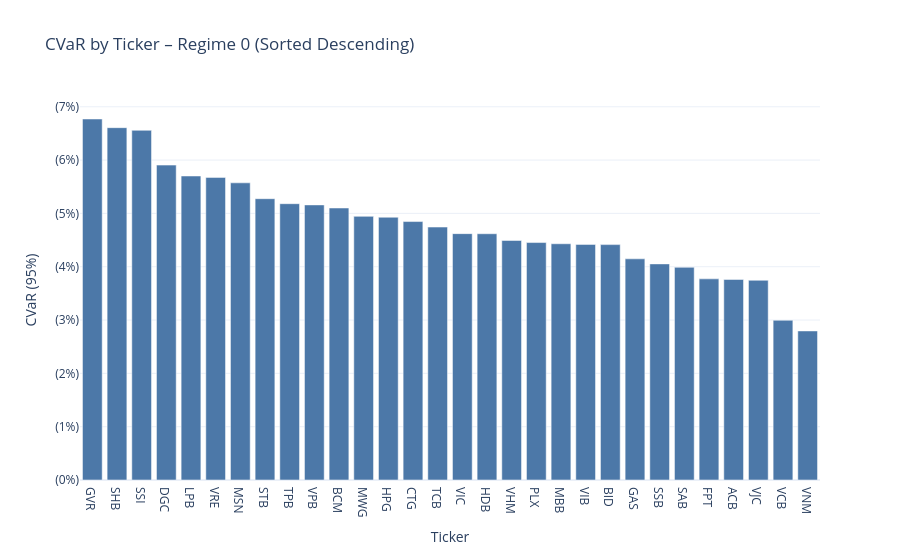
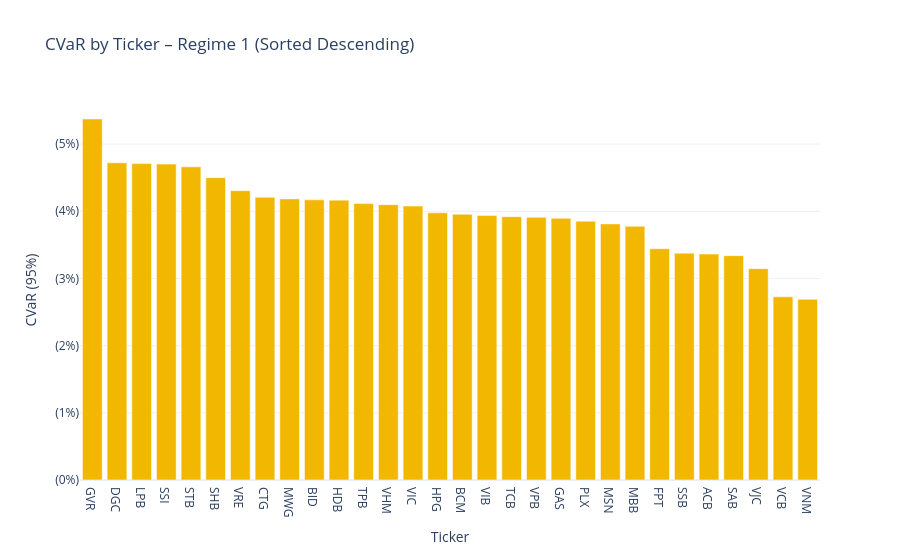
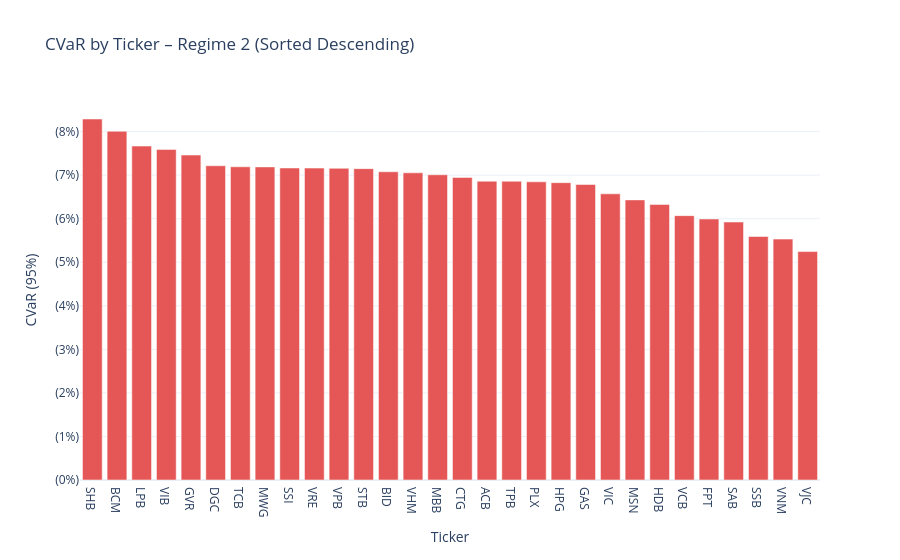

Notebook code cell kept with these figures, in order:
### Code cell
colors = {
    0: "#4C78A8",
    1: "#F2B701",
    2: "#E45756"
}

for r in cvar_pivot.columns:
    cvar_r = -cvar_pivot[r]
    cvar_r = cvar_r.sort_values(ascending=False)

    fig = go.Figure()

    fig.add_trace(
        go.Bar(
            x=cvar_r.index,
            y=cvar_r.values,
            marker_color=colors.get(r, None),
            hovertemplate=
                "Ticker=%{x}<br>"
                "CVaR="+cvar_r.map(lambda v: f"({abs(v):.2%})").values+
                "<extra></extra>"
        )
    )

    fig.update_layout(
        title=f"CVaR by Ticker – Regime {r} (Sorted Descending)",
        xaxis_title="Ticker",
        yaxis_title="CVaR (95%)",
        template="plotly_white"
    )

    fig.update_yaxes(
        tickformat=".0%",
        tickprefix="(",
        ticksuffix=")"
    )

    fig.show()

### Figure 1 — Plotly figure (JSON) as saved in the notebook; plotly's stock layout.template omitted (floating-point values rounded to 4 significant figures)
{"data": [{"hovertemplate": ["Ticker=%{x}<br>CVaR=(6.77%)<extra></extra>", "Ticker=%{x}<br>CVaR=(6.61%)<extra></extra>", "Ticker=%{x}<br>CVaR=(6.56%)<extra></extra>", "Ticker=%{x}<br>CVaR=(5.91%)<extra></extra>", "Ticker=%{x}<br>CVaR=(5.70%)<extra></extra>", "Ticker=%{x}<br>CVaR=(5.68%)<extra></extra>", "Ticker=%{x}<br>CVaR=(5.57%)<extra></extra>", "Ticker=%{x}<br>CVaR=(5.28%)<extra></extra>", "Ticker=%{x}<br>CVaR=(5.18%)<extra></extra>", "Ticker=%{x}<br>CVaR=(5.16%)<extra></extra>", "Ticker=%{x}<br>CVaR=(5.10%)<extra></extra>", "Ticker=%{x}<br>CVaR=(4.94%)<extra></extra>", "Ticker=%{x}<br>CVaR=(4.93%)<extra></extra>", "Ticker=%{x}<br>CVaR=(4.85%)<extra></extra>", "Ticker=%{x}<br>CVaR=(4.74%)<extra></extra>", "Ticker=%{x}<br>CVaR=(4.62%)<extra></extra>", "Ticker=%{x}<br>CVaR=(4.62%)<extra></extra>", "Ticker=%{x}<br>CVaR=(4.49%)<extra></extra>", "Ticker=%{x}<br>CVaR=(4.45%)<extra></extra>", "Ticker=%{x}<br>CVaR=(4.43%)<extra></extra>", "Ticker=%{x}<br>CVaR=(4.42%)<extra></extra>", "Ticker=%{x}<br>CVaR=(4.41%)<extra></extra>", "Ticker=%{x}<br>CVaR=(4.15%)<extra></extra>", "Ticker=%{x}<br>CVaR=(4.05%)<extra></extra>", "Ticker=%{x}<br>CVaR=(3.99%)<extra></extra>", "Ticker=%{x}<br>CVaR=(3.77%)<extra></extra>", "Ticker=%{x}<br>CVaR=(3.76%)<extra></extra>", "Ticker=%{x}<br>CVaR=(3.75%)<extra></extra>", "Ticker=%{x}<br>CVaR=(3.00%)<extra></extra>", "Ticker=%{x}<br>CVaR=(2.80%)<extra></extra>"], "marker": {"color": "#4C78A8"}, "type": "bar", "x": ["GVR", "SHB", "SSI", "DGC", "LPB", "VRE", "MSN", "STB", "TPB", "VPB", "BCM", "MWG", "HPG", "CTG", "TCB", "VIC", "HDB", "VHM", "PLX", "MBB", "VIB", "BID", "GAS", "SSB", "SAB", "FPT", "ACB", "VJC", "VCB", "VNM"], "y": [0.0677, 0.06608, 0.06558, 0.05906, 0.05701, 0.05675, 0.05573, 0.05276, 0.05182, 0.05159, 0.05101, 0.04945, 0.04928, 0.04847, 0.04744, 0.0462, 0.04619, 0.04492, 0.04453, 0.04431, 0.04419, 0.04415, 0.04148, 0.04053, 0.0399, 0.03772, 0.03762, 0.03746, 0.02996, 0.02795]}], "layout": {"title": {"text": "CVaR by Ticker – Regime 0 (Sorted Descending)"}, "xaxis": {"title": {"text": "Ticker"}}, "yaxis": {"tickformat": ".0%", "tickprefix": "(", "ticksuffix": ")", "title": {"text": "CVaR (95%)"}}}}

### Figure 2 — Plotly figure (JSON) as saved in the notebook; plotly's stock layout.template omitted (floating-point values rounded to 4 significant figures)
{"data": [{"hovertemplate": ["Ticker=%{x}<br>CVaR=(5.37%)<extra></extra>", "Ticker=%{x}<br>CVaR=(4.72%)<extra></extra>", "Ticker=%{x}<br>CVaR=(4.71%)<extra></extra>", "Ticker=%{x}<br>CVaR=(4.70%)<extra></extra>", "Ticker=%{x}<br>CVaR=(4.66%)<extra></extra>", "Ticker=%{x}<br>CVaR=(4.50%)<extra></extra>", "Ticker=%{x}<br>CVaR=(4.31%)<extra></extra>", "Ticker=%{x}<br>CVaR=(4.21%)<extra></extra>", "Ticker=%{x}<br>CVaR=(4.18%)<extra></extra>", "Ticker=%{x}<br>CVaR=(4.17%)<extra></extra>", "Ticker=%{x}<br>CVaR=(4.17%)<extra></extra>", "Ticker=%{x}<br>CVaR=(4.11%)<extra></extra>", "Ticker=%{x}<br>CVaR=(4.10%)<extra></extra>", "Ticker=%{x}<br>CVaR=(4.08%)<extra></extra>", "Ticker=%{x}<br>CVaR=(3.98%)<extra></extra>", "Ticker=%{x}<br>CVaR=(3.96%)<extra></extra>", "Ticker=%{x}<br>CVaR=(3.94%)<extra></extra>", "Ticker=%{x}<br>CVaR=(3.92%)<extra></extra>", "Ticker=%{x}<br>CVaR=(3.91%)<extra></extra>", "Ticker=%{x}<br>CVaR=(3.90%)<extra></extra>", "Ticker=%{x}<br>CVaR=(3.85%)<extra></extra>", "Ticker=%{x}<br>CVaR=(3.81%)<extra></extra>", "Ticker=%{x}<br>CVaR=(3.78%)<extra></extra>", "Ticker=%{x}<br>CVaR=(3.44%)<extra></extra>", "Ticker=%{x}<br>CVaR=(3.38%)<extra></extra>", "Ticker=%{x}<br>CVaR=(3.36%)<extra></extra>", "Ticker=%{x}<br>CVaR=(3.34%)<extra></extra>", "Ticker=%{x}<br>CVaR=(3.15%)<extra></extra>", "Ticker=%{x}<br>CVaR=(2.73%)<extra></extra>", "Ticker=%{x}<br>CVaR=(2.69%)<extra></extra>"], "marker": {"color": "#F2B701"}, "type": "bar", "x": ["GVR", "DGC", "LPB", "SSI", "STB", "SHB", "VRE", "CTG", "MWG", "BID", "HDB", "TPB", "VHM", "VIC", "HPG", "BCM", "VIB", "TCB", "VPB", "GAS", "PLX", "MSN", "MBB", "FPT", "SSB", "ACB", "SAB", "VJC", "VCB", "VNM"], "y": [0.05373, 0.04721, 0.04709, 0.04702, 0.04662, 0.04501, 0.04306, 0.04208, 0.04184, 0.0417, 0.04165, 0.04115, 0.04099, 0.04078, 0.03977, 0.03955, 0.03936, 0.03919, 0.0391, 0.03895, 0.03852, 0.03812, 0.03777, 0.03443, 0.03377, 0.03363, 0.03339, 0.03145, 0.02727, 0.0269]}], "layout": {"title": {"text": "CVaR by Ticker – Regime 1 (Sorted Descending)"}, "xaxis": {"title": {"text": "Ticker"}}, "yaxis": {"tickformat": ".0%", "tickprefix": "(", "ticksuffix": ")", "title": {"text": "CVaR (95%)"}}}}

### Figure 3 — Plotly figure (JSON) as saved in the notebook; plotly's stock layout.template omitted (floating-point values rounded to 4 significant figures)
{"data": [{"hovertemplate": ["Ticker=%{x}<br>CVaR=(8.29%)<extra></extra>", "Ticker=%{x}<br>CVaR=(8.01%)<extra></extra>", "Ticker=%{x}<br>CVaR=(7.67%)<extra></extra>", "Ticker=%{x}<br>CVaR=(7.59%)<extra></extra>", "Ticker=%{x}<br>CVaR=(7.46%)<extra></extra>", "Ticker=%{x}<br>CVaR=(7.22%)<extra></extra>", "Ticker=%{x}<br>CVaR=(7.19%)<extra></extra>", "Ticker=%{x}<br>CVaR=(7.19%)<extra></extra>", "Ticker=%{x}<br>CVaR=(7.17%)<extra></extra>", "Ticker=%{x}<br>CVaR=(7.16%)<extra></extra>", "Ticker=%{x}<br>CVaR=(7.16%)<extra></extra>", "Ticker=%{x}<br>CVaR=(7.15%)<extra></extra>", "Ticker=%{x}<br>CVaR=(7.08%)<extra></extra>", "Ticker=%{x}<br>CVaR=(7.05%)<extra></extra>", "Ticker=%{x}<br>CVaR=(7.01%)<extra></extra>", "Ticker=%{x}<br>CVaR=(6.95%)<extra></extra>", "Ticker=%{x}<br>CVaR=(6.86%)<extra></extra>", "Ticker=%{x}<br>CVaR=(6.86%)<extra></extra>", "Ticker=%{x}<br>CVaR=(6.85%)<extra></extra>", "Ticker=%{x}<br>CVaR=(6.83%)<extra></extra>", "Ticker=%{x}<br>CVaR=(6.79%)<extra></extra>", "Ticker=%{x}<br>CVaR=(6.57%)<extra></extra>", "Ticker=%{x}<br>CVaR=(6.43%)<extra></extra>", "Ticker=%{x}<br>CVaR=(6.33%)<extra></extra>", "Ticker=%{x}<br>CVaR=(6.07%)<extra></extra>", "Ticker=%{x}<br>CVaR=(5.99%)<extra></extra>", "Ticker=%{x}<br>CVaR=(5.92%)<extra></extra>", "Ticker=%{x}<br>CVaR=(5.59%)<extra></extra>", "Ticker=%{x}<br>CVaR=(5.53%)<extra></extra>", "Ticker=%{x}<br>CVaR=(5.24%)<extra></extra>"], "marker": {"color": "#E45756"}, "type": "bar", "x": ["SHB", "BCM", "LPB", "VIB", "GVR", "DGC", "TCB", "MWG", "SSI", "VRE", "VPB", "STB", "BID", "VHM", "MBB", "CTG", "ACB", "TPB", "PLX", "HPG", "GAS", "VIC", "MSN", "HDB", "VCB", "FPT", "SAB", "SSB", "VNM", "VJC"], "y": [0.08289, 0.08007, 0.07668, 0.0759, 0.07461, 0.07216, 0.07192, 0.0719, 0.07165, 0.07162, 0.07157, 0.0715, 0.07078, 0.07054, 0.07009, 0.06948, 0.06861, 0.0686, 0.06846, 0.06827, 0.06785, 0.06572, 0.06432, 0.06327, 0.06071, 0.05993, 0.05924, 0.05592, 0.05532, 0.05245]}], "layout": {"title": {"text": "CVaR by Ticker – Regime 2 (Sorted Descending)"}, "xaxis": {"title": {"text": "Ticker"}}, "yaxis": {"tickformat": ".0%", "tickprefix": "(", "ticksuffix": ")", "title": {"text": "CVaR (95%)"}}}}
